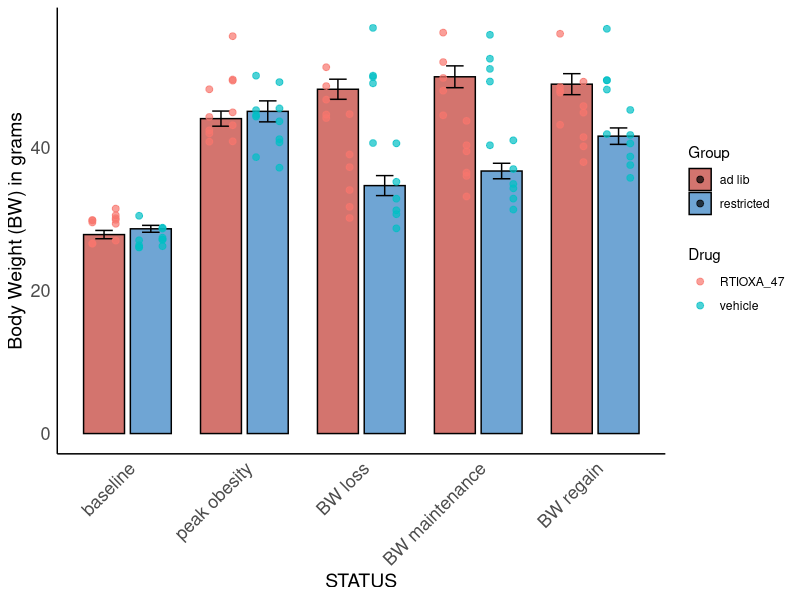
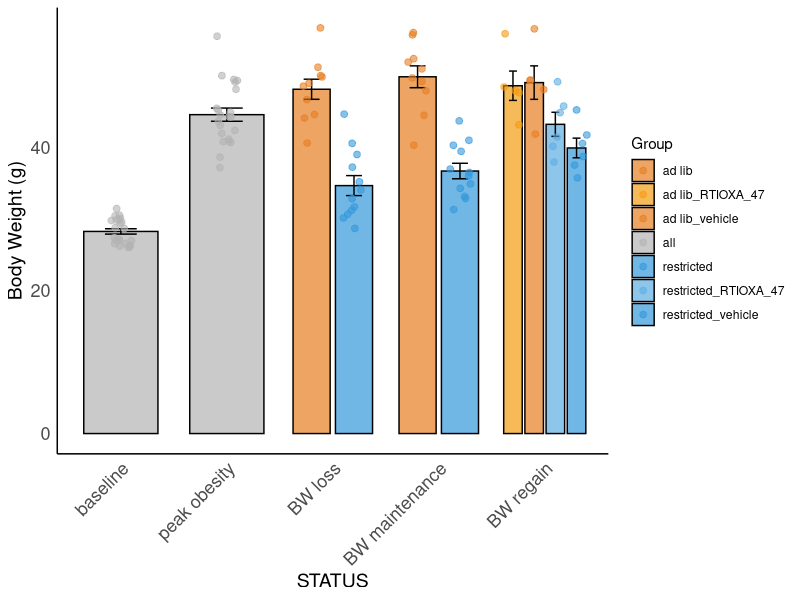

Reproduce these figures in R, in order.
# This script aims to explore changes in body weight in middle age NZO after different stages of feeding:
#1 from baseline to peak obesity,
#2:from peak of obesity to acute body weight loss
#3 from acute body weight loss to body weight maintenance
#4 from body weight maintenance to body weight gain after RTIOXA-47 injections

#libraries
library(dplyr) #to use pipe
library(ggplot2) #to graph
library(readr) #to read csv
library(tidyr)  # to use drop-na()
library(ggpubr)
library(purrr)
library(broom)
library(Hmisc)
library(lme4)
library(emmeans)

BW_data <- read_csv("../data/BW.csv") %>% 
  filter(COHORT > 2 & COHORT < 6) %>% # Just NZO females
  filter(!ID %in% c(3712, 3715)) %>% # died during study
  group_by(ID) %>% 
  arrange(DATE) %>% 
  mutate(
    bw_rel = 100 * (BW - first(BW)) / first(BW),
    body_lag = (lag(BW) - BW),
    GROUP = case_when(
      ID %in% c(3706, 3707, 3709, 3711, 3713, 3717, 3716, 3719, 3718, 3726) ~ "ad lib",
      ID %in% c(3708, 3714, 3720, 3721, 3710, 3722, 3723, 3724, 3725, 3727, 3728, 3729) ~ "restricted"
    ),
    DRUG = case_when(
      ID %in% c(3706, 3707, 3709, 3711, 3713, 3714, 3720, 3724, 3725, 3727, 3728) ~ "vehicle",
      ID %in% c(3708, 3710, 3716, 3717, 3718, 3719, 3721, 3722, 3723, 3726, 3729) ~ "RTIOXA_47"
    ),
    day_rel = DATE - first(DATE)
  ) %>%
  mutate(
    STATUS = case_when(
      day_rel == 0 ~ "baseline", 
      COMMENTS == "DAY_1_INJECTIONS" ~ "BW maintenance", 
      COMMENTS == "DAY_4_SABLE_AND_SAC" ~ "BW regain",
      day_rel == 161 ~ "BW loss",
      DATE == as.Date("2025-02-24") ~ "peak obesity",
      TRUE ~ NA_character_
    )
  ) %>%
  filter(!is.na(STATUS)) %>% 
  filter(!(ID == 3726 & DATE == as.Date("2025-04-28")))  #repeated


# Make STATUS an ordered factor
BW_data <- BW_data %>%
  mutate(STATUS = factor(STATUS, 
                         levels = c("baseline", "peak obesity", "BW loss", 
                                    "BW maintenance", "BW regain")))


#format plot

scaleFill <- scale_fill_manual(values = c("#C03830FF", "#317EC2FF"))


format.plot <- theme(
  strip.background = element_blank(),
  panel.spacing.x = unit(0.1, "lines"),          
  panel.spacing.y = unit(1.5, "lines"),  
  axis.text = element_text(family = "Helvetica", size = 13),
  axis.title = element_text(family = "Helvetica", size = 14),
  
  # remove background grid lines only
  panel.grid.major = element_blank(),
  panel.grid.minor = element_blank(),
  
  # keep axis lines
  axis.line = element_line(color = "black")
)

plot <- BW_data %>%
  ggplot(aes(x = STATUS, y = BW, fill = GROUP)) +
  
  # mean bars
  stat_summary(
    fun = mean,
    geom = "col",
    position = position_dodge(width = 0.8),
    color = "black", width = 0.7, alpha = 0.7
  ) +
  
  # error bars (mean ± SE)
  stat_summary(
    fun.data = mean_se,
    geom = "errorbar",
    position = position_dodge(width = 0.8),
    width = 0.3
  ) +
 
  # individual data points
  geom_point(
    aes(color = DRUG),
    position = position_dodge(width = 0.8),
    alpha = 0.7, size = 2
  ) +
  
  scaleFill +
  theme_minimal() +
  labs(y = "Body Weight (BW) in grams", fill = "Group", color = "Drug") +
  format.plot +
  theme(
    axis.text.x = element_text(angle = 45, hjust = 1)
  )

plot

BW_plotdata <- BW_data %>%
  mutate(
    PlotGroup = case_when(
      STATUS %in% c("baseline", "peak obesity") ~ "all",          # collapse all
      STATUS %in% c("BW loss", "BW maintenance") ~ GROUP,         # separate by GROUP
      STATUS == "BW regain" ~ paste(GROUP, DRUG, sep = "_")       # GROUP × DRUG
    )
  )

# Define custom colors
custom_colors <- c(
  "all" = "gray70",
  "ad lib" = "#E67E22",              # orange
  "restricted" = "#3498DB",          # sky blue
  "ad lib_vehicle" = "#E67E22",      # darker orange
  "ad lib_RTIOXA_47" = "#F39C12",    # lighter orange
  "restricted_vehicle" = "#3498DB",  # darker blue
  "restricted_RTIOXA_47" = "#5DADE2" # lighter blue
)

plot <- BW_plotdata %>%
  ggplot(aes(x = STATUS, y = BW, fill = PlotGroup)) +
  
  stat_summary(fun = mean, geom = "col",
               position = position_dodge(width = 0.8),
               color = "black", width = 0.7, alpha = 0.7) +
  
  stat_summary(fun.data = mean_se, geom = "errorbar",
               position = position_dodge(width = 0.8),
               width = 0.3) +
  
  geom_point(aes(color = PlotGroup),
             position = position_jitterdodge(dodge.width = 0.8, jitter.width = 0.2),
             alpha = 0.6, size = 2) +
  
  scale_fill_manual(values = custom_colors) +
  scale_color_manual(values = custom_colors) +
  
  theme_minimal() +
  labs(y = "Body Weight (g)", fill = "Group", color = "Group") +
  theme(axis.text.x = element_text(angle = 45, hjust = 1))+
  format.plot

plot

# Fit model
model <- lmer(BW ~ STATUS * GROUP * DRUG + (1|ID), data = BW_data)
summary(model)

# Save emmeans results
emmeans_results <- emmeans(model, pairwise ~ STATUS * GROUP * DRUG, adjust = "tukey")

#to evaluate baseline ad lib - baseline restricted   p=1
# to evaluate peak obesity ad lib - peak obesity restricted p=0.99

# Convert to data frame
df_emm <- as.data.frame(emmeans_results$emmeans)   # estimated means
df_pairs <- as.data.frame(emmeans_results$contrasts)  # pairwise comparisons

# Print all rows
print(df_emm, n = Inf)
print(df_pairs, n = Inf)
View(df_pairs)   # opens spreadsheet-style viewer in RStudio
